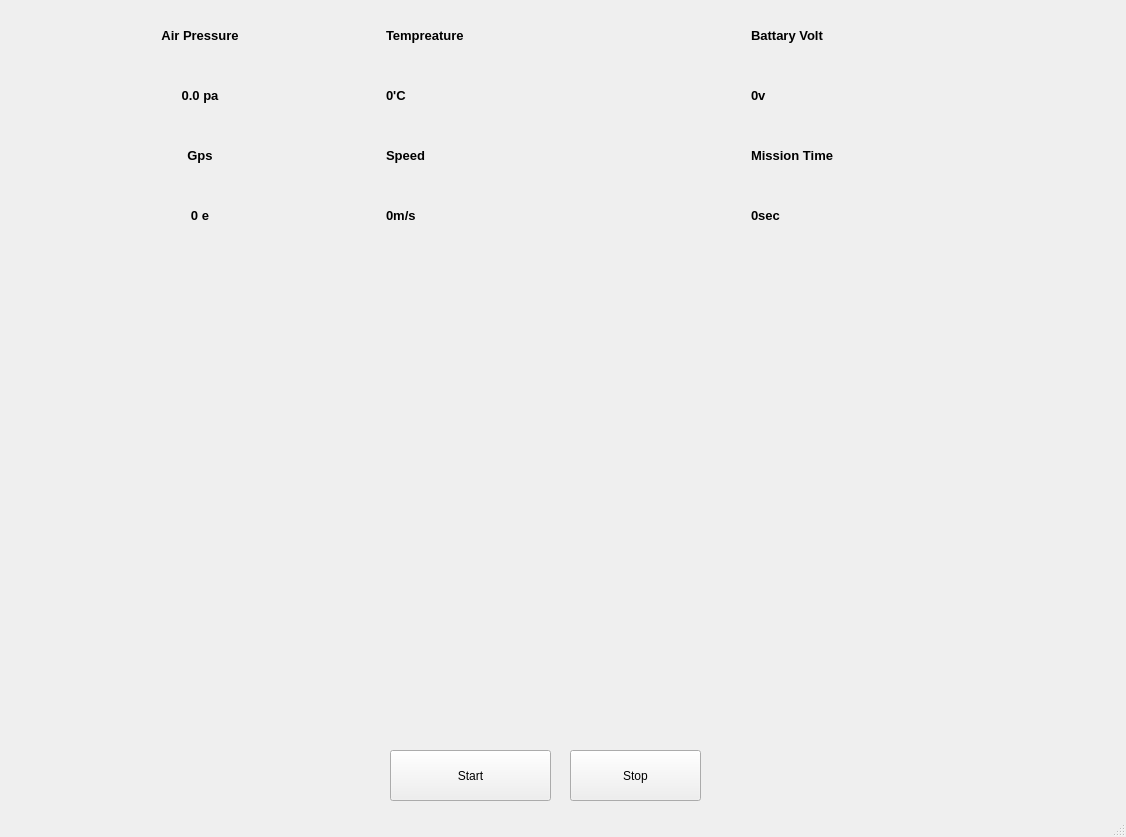
<?xml version="1.0" encoding="UTF-8"?>
<ui version="4.0">
 <class>MainWindow</class>
 <widget class="QMainWindow" name="MainWindow">
  <property name="geometry">
   <rect>
    <x>0</x>
    <y>0</y>
    <width>1126</width>
    <height>837</height>
   </rect>
  </property>
  <property name="windowTitle">
   <string>Amigos</string>
  </property>
  <widget class="QWidget" name="centralwidget">
   <widget class="QWidget" name="horizontalLayoutWidget_2">
    <property name="geometry">
     <rect>
      <x>20</x>
      <y>10</y>
      <width>1091</width>
      <height>51</height>
     </rect>
    </property>
    <layout class="QHBoxLayout" name="horizontalLayout_2">
     <item>
      <widget class="QLabel" name="label_4">
       <property name="font">
        <font>
         <pointsize>10</pointsize>
         <weight>75</weight>
         <bold>true</bold>
        </font>
       </property>
       <property name="text">
        <string>Air Pressure</string>
       </property>
       <property name="alignment">
        <set>Qt::AlignCenter</set>
       </property>
      </widget>
     </item>
     <item>
      <widget class="QLabel" name="label_6">
       <property name="font">
        <font>
         <pointsize>10</pointsize>
         <weight>75</weight>
         <bold>true</bold>
        </font>
       </property>
       <property name="text">
        <string>Tempreature</string>
       </property>
      </widget>
     </item>
     <item>
      <widget class="QLabel" name="label_5">
       <property name="font">
        <font>
         <pointsize>10</pointsize>
         <weight>75</weight>
         <bold>true</bold>
        </font>
       </property>
       <property name="text">
        <string>Battary Volt</string>
       </property>
      </widget>
     </item>
    </layout>
   </widget>
   <widget class="QWidget" name="horizontalLayoutWidget_4">
    <property name="geometry">
     <rect>
      <x>20</x>
      <y>70</y>
      <width>1091</width>
      <height>51</height>
     </rect>
    </property>
    <layout class="QHBoxLayout" name="horizontalLayout_4">
     <item>
      <widget class="QLabel" name="pressure">
       <property name="font">
        <font>
         <pointsize>10</pointsize>
         <weight>75</weight>
         <bold>true</bold>
        </font>
       </property>
       <property name="text">
        <string>0.0 pa</string>
       </property>
       <property name="alignment">
        <set>Qt::AlignCenter</set>
       </property>
      </widget>
     </item>
     <item>
      <widget class="QLabel" name="temp">
       <property name="font">
        <font>
         <pointsize>10</pointsize>
         <weight>75</weight>
         <bold>true</bold>
        </font>
       </property>
       <property name="text">
        <string>0'C</string>
       </property>
      </widget>
     </item>
     <item>
      <widget class="QLabel" name="volt">
       <property name="font">
        <font>
         <pointsize>10</pointsize>
         <weight>75</weight>
         <bold>true</bold>
        </font>
       </property>
       <property name="text">
        <string>0v</string>
       </property>
      </widget>
     </item>
    </layout>
   </widget>
   <widget class="QWidget" name="horizontalLayoutWidget_5">
    <property name="geometry">
     <rect>
      <x>20</x>
      <y>130</y>
      <width>1091</width>
      <height>51</height>
     </rect>
    </property>
    <layout class="QHBoxLayout" name="horizontalLayout_5">
     <item>
      <widget class="QLabel" name="label_13">
       <property name="font">
        <font>
         <pointsize>10</pointsize>
         <weight>75</weight>
         <bold>true</bold>
        </font>
       </property>
       <property name="text">
        <string>Gps</string>
       </property>
       <property name="alignment">
        <set>Qt::AlignCenter</set>
       </property>
      </widget>
     </item>
     <item>
      <widget class="QLabel" name="label_14">
       <property name="font">
        <font>
         <pointsize>10</pointsize>
         <weight>75</weight>
         <bold>true</bold>
        </font>
       </property>
       <property name="text">
        <string>Speed</string>
       </property>
      </widget>
     </item>
     <item>
      <widget class="QLabel" name="label_15">
       <property name="font">
        <font>
         <pointsize>10</pointsize>
         <weight>75</weight>
         <bold>true</bold>
        </font>
       </property>
       <property name="text">
        <string>Mission Time</string>
       </property>
      </widget>
     </item>
    </layout>
   </widget>
   <widget class="QWidget" name="horizontalLayoutWidget_3">
    <property name="geometry">
     <rect>
      <x>20</x>
      <y>190</y>
      <width>1091</width>
      <height>51</height>
     </rect>
    </property>
    <layout class="QHBoxLayout" name="horizontalLayout_3">
     <item>
      <widget class="QLabel" name="gps">
       <property name="font">
        <font>
         <pointsize>10</pointsize>
         <weight>75</weight>
         <bold>true</bold>
        </font>
       </property>
       <property name="text">
        <string>0 e</string>
       </property>
       <property name="alignment">
        <set>Qt::AlignCenter</set>
       </property>
      </widget>
     </item>
     <item>
      <widget class="QLabel" name="speed">
       <property name="font">
        <font>
         <pointsize>10</pointsize>
         <weight>75</weight>
         <bold>true</bold>
        </font>
       </property>
       <property name="text">
        <string>0m/s</string>
       </property>
      </widget>
     </item>
     <item>
      <widget class="QLabel" name="time">
       <property name="font">
        <font>
         <pointsize>10</pointsize>
         <weight>75</weight>
         <bold>true</bold>
        </font>
       </property>
       <property name="text">
        <string>0sec</string>
       </property>
      </widget>
     </item>
    </layout>
   </widget>
   <widget class="QWidget" name="verticalLayoutWidget">
    <property name="geometry">
     <rect>
      <x>10</x>
      <y>260</y>
      <width>1101</width>
      <height>451</height>
     </rect>
    </property>
    <layout class="QVBoxLayout" name="verticalLayout"/>
   </widget>
   <widget class="QPushButton" name="pushButton">
    <property name="geometry">
     <rect>
      <x>390</x>
      <y>750</y>
      <width>161</width>
      <height>51</height>
     </rect>
    </property>
    <property name="text">
     <string>Start</string>
    </property>
   </widget>
   <widget class="QPushButton" name="pushButton_2">
    <property name="geometry">
     <rect>
      <x>570</x>
      <y>750</y>
      <width>131</width>
      <height>51</height>
     </rect>
    </property>
    <property name="text">
     <string>Stop</string>
    </property>
   </widget>
  </widget>
  <widget class="QStatusBar" name="statusbar"/>
 </widget>
 <resources/>
 <connections/>
</ui>
